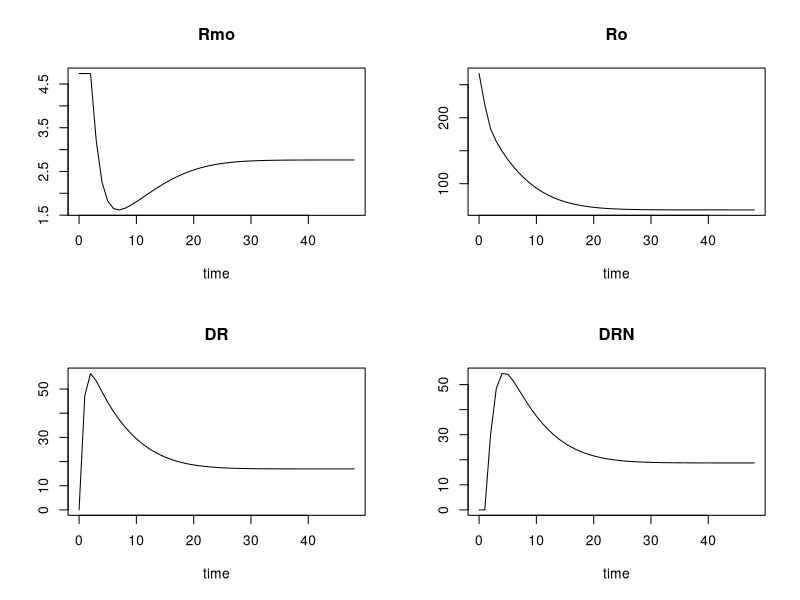

Here is the R script that generated this plot:
## ---- chunk 1
knitr::opts_chunk$set(echo = TRUE)
## ---- chunk 2
rm(list = ls())
library(deSolve)
## ---- chunk 3
#tijd is voor twee dagen, 24 * 2
time <- seq(0, 48, 1)

#parameters
para <- c(ksrm = 2.9,
          IC50rm = 26.2,
          kdrm = 0.612,
          ksr = 3.22,
          kre = 0.57,
          kon = 0.00329,
          kdr = 0.0572,
          kt = 0.63,
          Rf = 0.49,
          D = (20 * 1000) / 371.471 ) # verander hier de 20 om de D waarde aan te passen
                                      # dit zet het om van ng/ml naar nmol/l

#startwaardes
state <- c(Rmo = 4.740, 
           Ro = 267,
           DR = 0,
           DRN = 0)

cocortisocosteroid.model <- function(time, para, state){
    with(as.list(c(state, para)),{
        dmRNA <- ksrm * (1 - DRN / (IC50rm + DRN)) - kdrm * Rmo
        dR <- ksr * Rmo + Rf * kre * DRN - kon * D * Ro - kdr * Ro
        dDR <- kon * D * Ro - kt * DR
        dDRN <- kt * DR - kre * DRN
        
        return(list(c(dmRNA, dR, dDR, dDRN)))
        }
    )
}

out <- ode(y = state,
           times = time,
           parms = para,
           func = cocortisocosteroid.model,
           method = "euler")
## ---- chunk 4
plot(out,
     xlab = "time")

# plot(out[,1], out[,2] ,
#      type = "l",
#      ylim = c(0, 250))
#  
# lines(out[,3],
#        col = "blue")
# lines(out[,4],
#    col = "red")
# lines(out[,5],
#    col = "green")
